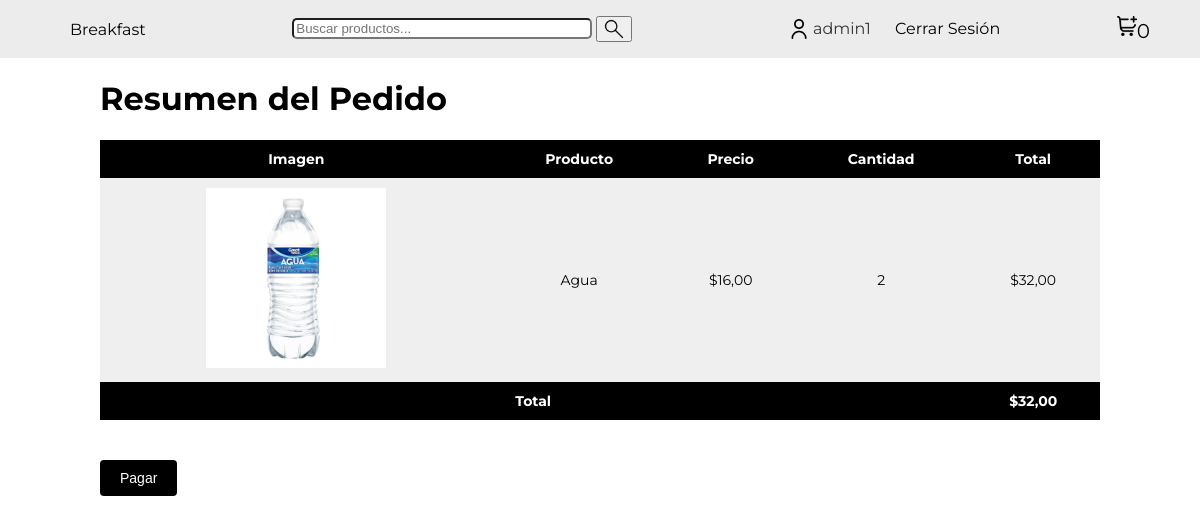
The app's page /payment/process/ (signed in) with its own data.
### orders/models.py (models this page shows, shortened)
class OrdenProductos(models.Model):
    orden = models.ForeignKey(Orden, related_name='items', on_delete=models.CASCADE)
    producto = models.ForeignKey(Producto, related_name='orden_items', on_delete=models.CASCADE)
    precio = models.DecimalField(max_digits=10, decimal_places=2)
    cantidad= models.PositiveIntegerField(default=1)
    def get_cost(self):
        return self.precio * self.cantidad

class Orden(models.Model):
    primer_nombre = models.CharField(max_length=50)
    apellido = models.CharField(max_length=50)
    correo = models.EmailField()
    created = models.DateTimeField(auto_now_add=True)
    updated = models.DateTimeField(auto_now=True)
    pagado = models.BooleanField(default=False)
    class Meta:
        ordering = ['-created']
        indexes = [
        models.Index(fields=['-created']),
        ]
    def get_total_cost(self):
        return sum(item.get_cost() for item in self.items.all())

### shop/models.py (models this page shows, shortened)
class Producto(models.Model):
    categoria = models.ForeignKey(Categoria, related_name='Productos', on_delete=models.CASCADE)
    nombre = models.CharField(max_length=200)
    slug = models.SlugField(max_length=200)
    imagen = models.ImageField(upload_to='productos/%Y/%m/%d', blank=True)
    descripcion = models.TextField(blank=True)
    precio = models.DecimalField(max_digits=10, decimal_places=2)
    disponibilidad = models.BooleanField(default=True)
    existencias = models.PositiveIntegerField(default=0)  # Campo para las existencias del producto
    created = models.DateTimeField(auto_now_add=True)
    updated = models.DateTimeField(auto_now=True)
    class Meta:
        ordering = ['nombre']
        indexes = [models.Index(fields=['id', 'slug']),
                   models.Index(fields=['nombre']),
                   models.Index(fields=['-created']),
                   ]

### payment/views.py (the view)
# urls.py: path('process/', views.payment_process, name='process'),
def payment_process(request):
    orden_id = request.session.get('orden_id', None)
    orden = get_object_or_404(Orden, id=orden_id)
    if request.method == 'POST':
        success_url = request.build_absolute_uri(reverse('payment:completed'))
        cancel_url = request.build_absolute_uri(reverse('payment:canceled'))
        session_data = {
        'mode': 'payment',
        'client_reference_id': orden.id,
        'success_url': success_url,
        'cancel_url': cancel_url,
        'line_items': []
        }
        for item in orden.items.all():
            session_data['line_items'].append({
                'price_data': {
                    'unit_amount': int(item.precio * Decimal('100')),
                    'currency': 'mxn',
                    'product_data': {
                        'name': item.producto.nombre,
                    },
                },
                'quantity': item.cantidad,
            })
        session = stripe.checkout.Session.create(**session_data)
        return redirect(session.url, code=303)
    else:
        return render(request, 'payment/process.html',locals())

### cart/cart.py (called while the page is built)
    def __len__(self):
        return sum(item['quantity'] for item in self.cart.values())

### cart/context_processors.py (called while the page is built)
def cart(request):
    return{'cart': Cart(request)}

### payment/templates/payment/process.html (shortened to what this page needs)
{% extends "shop/base.html" %}
{% load static %}
{% block content %}
    <h1>Resumen del Pedido</h1>
    <table class="cart">
        <thead>
            <tr>
                <th>Imagen</th>
                <th>Producto</th>
                <th>Precio</th>
                <th>Cantidad</th>
                <th>Total</th>
            </tr>
        </thead>
        <tbody>
            {% for item in orden.items.all %}
                <tr class="row{% cycle "1" "2" %}">
                    <td>
                        <img src="{% if item.producto.imagen %}{{ item.producto.imagen.url }}{% else %}{% static "img/no_image.png" %}{% endif %}">
                    </td>
                    <td>{{ item.producto.nombre }}</td>
                    <td class="num">${{ item.precio }}</td>
                    <td class="num">{{ item.cantidad }}</td>
                    <td class="num">${{ item.get_cost }}</td>
                </tr>
            {% endfor %}
            <tr class="total">
                <td colspan="4">Total</td>
                <td class="num">${{ orden.get_total_cost }}</td>
            </tr>
        </tbody>
    </table>
    <form action="{% url 'payment:process' %}" method="post">
        <input type="submit" value="Pagar">
    </form>
    {% endblock %}

### shop/templates/shop/base.html (shortened to what this page needs)
{% load static %}
<!DOCTYPE html>
<html lang="es">
<head>
    <link rel="stylesheet" href="{% static "css/base.css" %}">
</head>
<body>
        <div id="subheader">
            <div class="cart">
                <a href="/" class="nombre-logo">Breakfast</a>
            </div>
            <div class="container-navegacion">
                <form  action="{% url 'shop:buscar_productos' %}" method="GET" class="d-flex">
                    <input class="form-control" type="search" placeholder="Buscar productos..." aria-label="Search" name="q">
                    <button>
                        <img class="imagenes-subheader" src="{% static "images/archivo-de-busqueda.png" %}" alt="logo">
                    </button>
                </form>
            </div>
            <div class="inicio">
               {% if user.is_authenticated %}
                        <img class="imagenes-subheader" src="{% static "images/usuario.png" %}" alt="usuario">
                        {{ user.username }} <a class="accesos" href="{% url "users:cerrar_sesion" %}">Cerrar Sesión</a>
               {% endif %}
            </div>
            <div>
                {% with total_items=cart|length %}
                    {% if total_items > 0 %}
                        <a href="{% url "cart:cart_detalle" %}">
                            <img class="imagenes-subheader" src="{% static "images/carrito.png" %}" alt="logo">
                            <span class="cart-num">{{ total_items }}</span>
                            </a>
                    {% elif not order %}
                        <a href="{% url "cart:cart_detalle" %}">
                            <img class="imagenes-subheader" src="{% static "images/carrito.png" %}" alt="logo">
                            <span class="cart-num">{{ total_items }}</span>
                        </a>
                    {% endif %}
                {% endwith %}
            </div>
        </div>
    <div id="content">
        {% block content %}
        {% endblock %}
    </div>
</body>
</html>

### shop/static/css/base.css (style rules this page uses)
body { margin:0; padding:0; font-family: "Montserrat", sans-serif; font-optical-sizing: auto; font-weight: 70px; font-style: normal; }
a { text-decoration:none; color:#000000; }
a.button, input[type="submit"] { color:#fff; background:#000000; border-radius:4px; padding:10px 20px; font-size:14px; border:0; }
table { width:100%; border-spacing:0; border-collapse: collapse; }
table th, table td { text-align:center; font-size:14px; padding:10px; margin:0; }
tbody tr:nth-child(odd) { background:#efefef; }
thead th, tbody tr.total { background:#000000; color:#fff; font-weight:bold; }
table.cart { margin-bottom:40px; }
table.cart img { width:180px; }
tbody td.num { text-align:center; }
#subheader { background:#ececec; color:#343434; padding: 15px 50px; display: flex; justify-content: space-between; align-items: center; }
#content { padding:0 100px; overflow:hidden; }
.imagenes-subheader { width: 20px; height: 20px; vertical-align: middle; }
.cart-num { color:#040404; font-size: 20px; vertical-align: middle; float: right; padding-top: 4px; }
.nombre-logo { color: #040404; margin-right: 50px; margin-left: 20px; }
.form-control { border-radius: 5px; width: 300px; height: 10%; }
.container-navegacion { display: flex; align-items: center; width: 400px; height: 10%; }
.accesos { padding: 20px; }

### records on screen
OrdenProductos: producto.imagen (picture), producto.nombre "Agua", precio "16,00", cantidad "2", get_cost "32,00"
Orden: get_total_cost "32,00"

### other values on screen
{{ user.username }} "admin1"
{{ total_items }} "0"
